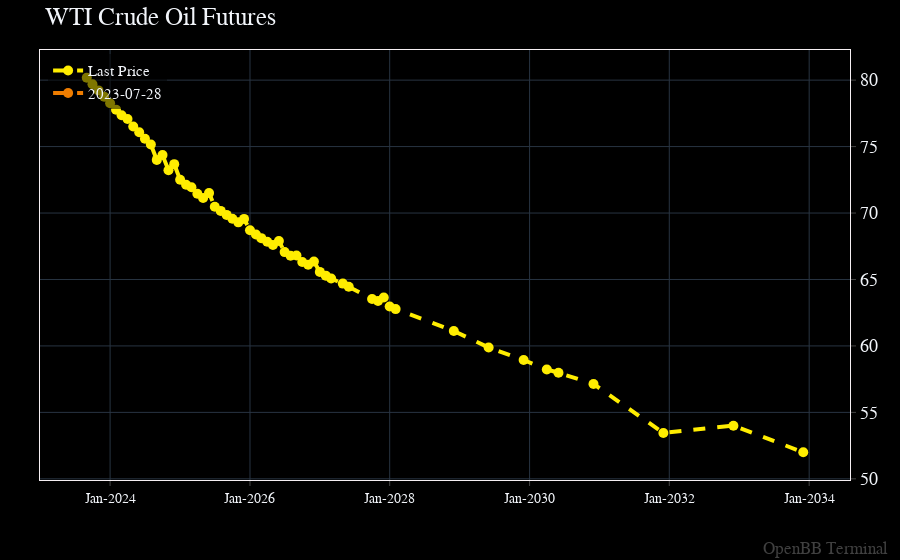

Notebook code for this chart:
### Code cell
_cl = ob.futures.curve_chart("CL", date="2023-07-28")
print(_cl)
